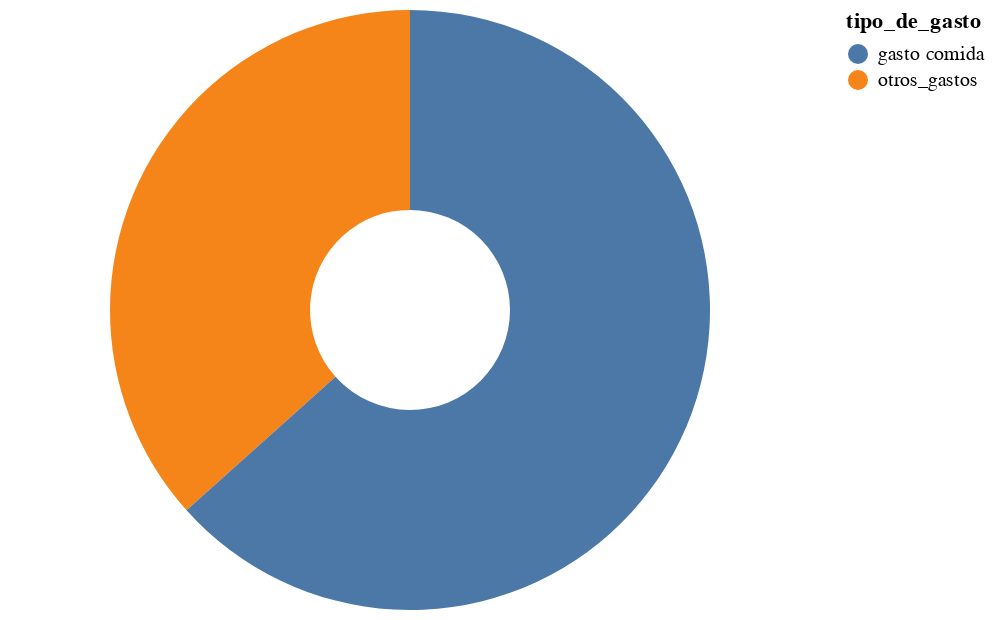

This figure's notebook cell:
### Markdown cell above
### visualizemos

### Code cell
alt.Chart(df_proporcion_gastos).mark_arc(innerRadius=50).encode(
    theta=alt.Theta(field="valor_en_dolares_promedio", type="quantitative"),
    color=alt.Color(field="tipo_de_gasto", type="nominal"),
)

### Figure 1 — Vega-Lite specification as saved in the notebook (floating-point values rounded to 4 significant figures)
{"config": {"view": {"continuousWidth": 400, "continuousHeight": 300}}, "data": {"name": "data-85974e044023b4bb539bba6676563aa3"}, "mark": {"type": "arc", "innerRadius": 50}, "encoding": {"color": {"field": "tipo_de_gasto", "type": "nominal"}, "theta": {"field": "valor_en_dolares_promedio", "type": "quantitative"}}, "$schema": "https://vega.github.io/schema/vega-lite/v4.17.0.json", "datasets": {"data-85974e044023b4bb539bba6676563aa3": [{"valor_en_dolares_promedio": 11455, "tipo_de_gasto": "otros_gastos"}, {"valor_en_dolares_promedio": 19819, "tipo_de_gasto": "gasto comida"}]}}
